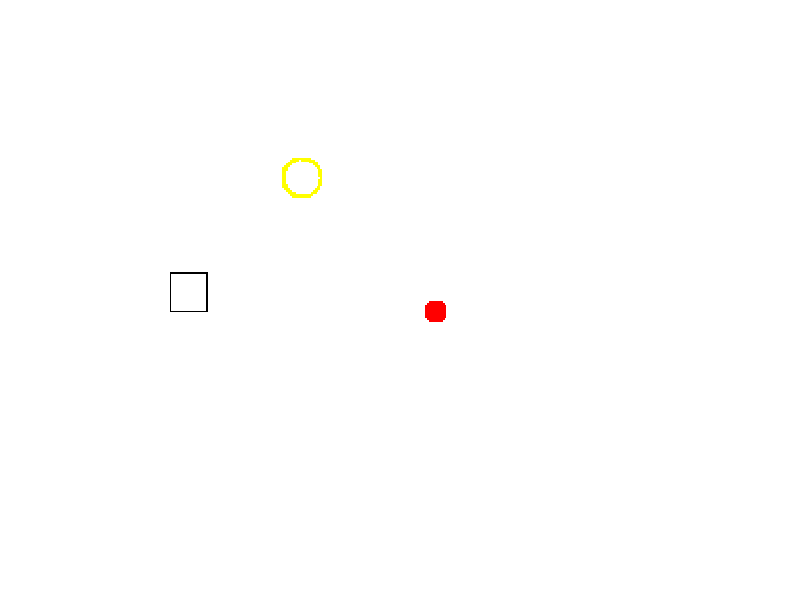

Write MATLAB code to recreate this figure.
a = zeros(256,256,3,'uint8');
%morabae siah :
for i = 1 : 256
   for j = 1 : 256
      for k = 1 : 3
          a (i,j,k)= 255;
      end
   end
end
for i = 1:20
   for k = 1:3
      a(120+i,1,k) = 0;
      a(120,i,k) = 0;
      a(120+i,20,k) = 0;
      a(140,i,k) = 0;
   end
end
%dayere to khali zard
r = 10;
ox = 70;
oy = 70;
for teta = 0 : 360
   y = cos(teta) .* r + oy;
   x = sin(teta) .* r + ox;
   if teta >= 270
       a(floor(x),floor(y),1) = 255;
       a(floor(x),floor(y),2) = 255;
       a(floor(x),floor(y),3) = 0;
   end
   if teta>=180 && teta <= 270
       a(floor(x),ceil(y),1) = 255;
       a(floor(x),ceil(y),2) = 255;
       a(floor(x),ceil(y),3) = 0;
   end
   if teta>=90 && teta <= 180
       a(ceil(x),ceil(y),1) = 255;
       a(ceil(x),ceil(y),2) = 255;
       a(ceil(x),ceil(y),3) = 0;
   end
   if teta <= 90
       a(ceil(x),floor(y),1) = 255;
       a(ceil(x),floor(y),2) = 255;
       a(ceil(x),floor(y),3) = 0;
   end
   teta = teta + 1;
end
%dayere to pore ghermez
r = 5;
ox = 140;
oy = 140;
for teta = 0 : 360
   y = cos(teta) .* r + oy;
   x = sin(teta) .* r + ox;
   if teta >= 270
       a(floor(x),floor(y),1) = 255;
       a(floor(x),floor(y),2) = 0;
       a(floor(x),floor(y),3) = 0;
   end
   if teta>=180 && teta <= 270
       a(floor(x),ceil(y),1) = 255;
       a(floor(x),ceil(y),2) = 0;
       a(floor(x),ceil(y),3) = 0;
   end
   if teta>=90 && teta <= 180
       a(ceil(x),ceil(y),1) = 255;
       a(ceil(x),ceil(y),2) = 0;
       a(ceil(x),ceil(y),3) = 0;
   end
   if teta <= 90
       a(ceil(x),floor(y),1) = 255;
       a(ceil(x),floor(y),2) = 0;
       a(ceil(x),floor(y),3) = 0;
   end
end
for x=-5:5
    for y=-5:5
        if(x.*x + y.*y <= r.*r)
           a(ox + x, oy + y, 1) = 255;
           a(ox + x, oy + y, 2) = 0;
           a(ox + x, oy + y, 3) = 0;
        end
    end
end
figure();
imshow(a);
imwrite(a,'Q1_Part4_Image.png');